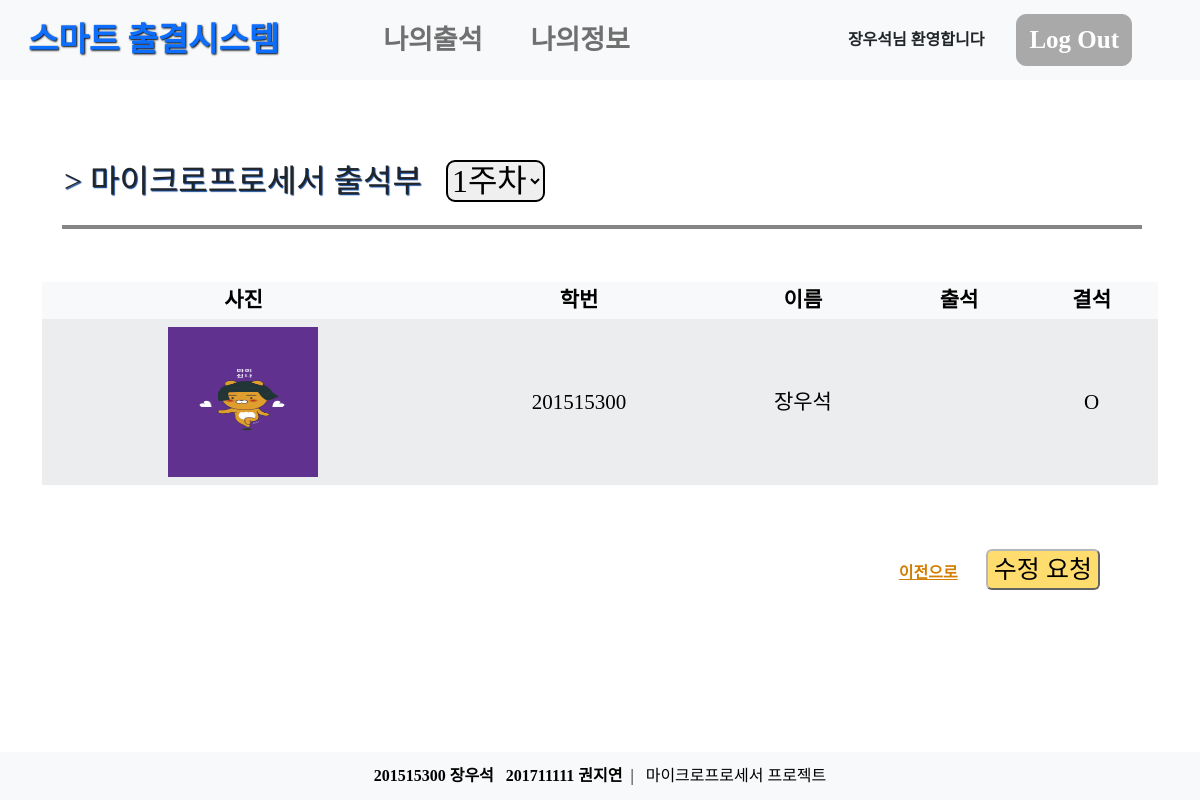
Screenshot of /student/confirm-attendance/1/1 (signed in) with the database file from the repository.
### authentication/models.py (models this page shows)
class User(AbstractUser) :
    name = models.CharField(max_length=30)
    photo = models.ImageField(upload_to='images/',blank=True,null=True)

### professor/models.py (models this page shows, shortened)
class Lecture(models.Model) :
    title = models.CharField(max_length=100)
    period = models.CharField(max_length=50)
    teacher = models.ForeignKey(User, on_delete=CASCADE, related_name="teacher_set")    #역참조 이름을 _set에서 변경(충돌 방지)

### student/models.py (models this page shows, shortened)
class Attendance(models.Model):
    CHOICES = (('yet','yet'),('attend','attend'),('absent','absent'))
    pupil = models.ForeignKey(User, on_delete=CASCADE)
    course = models.ForeignKey(Lecture, on_delete=CASCADE)
    week1 = models.CharField(max_length=100, choices=CHOICES, default='yet', blank=True, null=False)
    week2 = models.CharField(max_length=100, choices=CHOICES, default='yet', blank=True, null=False)
    week3 = models.CharField(max_length=100, choices=CHOICES, default='yet', blank=True, null=False)
    week4 = models.CharField(max_length=100, choices=CHOICES, default='yet', blank=True, null=False)

### student/views.py (the view)
# urls.py: path("confirm-attendance/<int:lecture_id>/<int:weekNum>", views.confirmAttendance, name="confirm-attendance"),
def confirmAttendance(request,lecture_id ,weekNum):
    lecture = Lecture.objects.get(id=int(lecture_id)) #강의 객체
    attend = Attendance.objects.filter(course=lecture)  #강의 객체에 연결된 출석 객체들 (pupil속성에 수강생, state에 출석현황 저장)
    context={"title":lecture.title, "attend_obj":attend, "week":weekNum}
    return render(request,"student/confirm-attendance.html",context)

### templates/student/confirm-attendance.html (shortened to what this page needs)
{% extends 'base.html' %} {% block content %}
<div class="head_title" style="font-size: 32px; margin: 5rem 4rem; text-shadow: 1px 1px 1px #084298">>
  <span>{{title}} 출석부</span>
  <select id="select_week" style="border: 2px solid;
  border-radius: 9px;
  margin-left: 1rem;">
    {% if week == 1 %}
      <option value="1" selected>1주차</option>
    {% endif %}
  </select>
</div>
<div class="container">
  <table class="table table-light table-striped" style="font-size: 21px; text-align: center">
    <thead style="font-weight: bold">
      <tr>
        <th scope="col">사진</th>
        <th scope="col">학번</th>
        <th scope="col">이름</th>
        <th scope="col">출석</th>
        <th scope="col">결석</th>
      </tr>
    </thead>
    <tbody>
      {% for attend in attend_obj %}
      {% if attend.pupil == user %}
      <tr>
        <td scope="row">
          <img src="{{attend.pupil.photo.url}}" alt="" width="150px" height="150px" />
        <td style="vertical-align: middle;">{{attend.pupil.username}}</td>
        <td style="vertical-align: middle;">{{attend.pupil.name}}</td>
        {% if week == 1 %}
           {% if attend.week1 == 'absent' %}
          <td style="vertical-align: middle;"></td>
          <td style="vertical-align: middle;">O</td>
          {% endif %}
        {% endif %}
      </tr>
      {% endif %}
      {% endfor %}
    </tbody>
  </table>
</div>
<div style="margin: 4rem 7% 0 7%; text-align: end">
  <a href="../../my-attendance" style="display: inline-block; color: #d27e04; font-weight: bold; margin-bottom: 1.5rem; margin-right: 1.5rem; text-align: center"
    >이전으로</a
  >
  <button style="font-size: 25px; background-color: #ffdc6e; border-color: #b7b7b7; border-radius: 6px; padding: 6px; margin-right: 1rem">수정 요청</button>
</div>
{% endblock content %}

### templates/base.html (shortened to what this page needs)
{% load static %}
<head>
  <link
    href="https://cdn.jsdelivr.net/npm/bootstrap@5.0.1/dist/css/bootstrap.min.css"
    rel="stylesheet"
  />
  <link rel="stylesheet" href="{% static 'init.css' %}" />
</head>
<body>
  {% if user.is_authenticated and not user.is_staff%}
  <nav class="navbar navbar-expand-lg navbar-light bg-light" style="height: 5rem; font-weight: bold; padding: 0">
    <div class="container-fluid" style="height: 100%">
      <a class="navbar-brand" href="/">스마트 출결시스템</a>
      <div class="collapse navbar-collapse" id="navbarSupportedContent" style="height: 100%">
        <ul class="navbar-nav me-auto mb-2 mb-lg-0" style="margin-left: 5rem; font-size: 21px; height: 100%">
          <li class="nav-item">
            <a class="nav-link" aria-current="page" href="{% url 'student:my-attendance' %}">나의출석</a>
          </li>
          <li class="nav-item">
            <a class="nav-link" href="{% url 'student:my-info' %}">나의정보</a>
          </li>
        </ul>
      </div>
      <span style="display: inline-block; font-size: 16px; margin-right: 2rem">{% if user.is_authenticated %}{{user.name}}님 환영합니다{% endif %}</span>
      {% if user.is_authenticated %}
      <button class="btn btn-primary" style="margin-right: 3.5rem" onclick="window.location.href='/authentication/logout'">Log Out</button>
      {% else %}
      <button class="btn btn-primary" style="margin-right: 3.5rem" onclick="window.location.href='/authentication/login'">Log In</button>
      {% endif %}
    </div>
  </nav>
  {% endif %} {% block content %} {% endblock content %}
  <footer class="footer mt-auto py-3 bg-light" style="position: absolute; width: 100%; height: 3rem; bottom: 0">
    <div class="container" style="text-align: center; font-size: 16px; color: black">
      <span style="font-weight: bold">201515300 장우석&nbsp;&nbsp; 201711111 권지연 </span><span>&nbsp;|&nbsp;&nbsp;&nbsp;마이크로프로세서 프로젝트</span>
    </div>
  </footer>
</body>

### static/init.css (style rules this page uses)
html, body, div, span, applet, object, iframe, h1, h2, h3, h4, h5, h6, p, blockquote, pre, a, abbr, acronym, address, big, cite, code, del, dfn, em, img, ins, kbd, q, s, samp, small, strike, strong, sub, sup, tt, var, b, u, i, center, dl, dt, dd, ol, ul, li, fieldset, form, label, legend, table, caption, tbody, tfoot, thead, tr, th, td, article, aside, canvas, details, embed, figure, figcaption, footer, header, hgroup, menu, nav, output, ruby, section, summary, time, mark, audio, video { margin: 0; padding: 0; border: 0; font-size: 100%; font: inherit; vertical-align: baseline; }
article, aside, details, figcaption, figure, footer, header, hgroup, menu, nav, section { display: block; }
body { line-height: 1; }
ol, ul { list-style: none; }
table { border-collapse: collapse; border-spacing: 0; }

### templates/base.html (style rules this page uses)
.navbar-brand { font-size: 33px; color: #0d6efd !important; margin-left: 1rem; text-shadow: 1px 1px 2px black; }
.nav-item { display: flex; font-size: 27px; margin-right: 2rem; align-items: center; }
.nav-link { height: 100%; width: 100%; padding: 0; display: flex; align-items: center; }
.btn-primary { font-size: 25px; background-color: #a9a9a9; border-color: #a9a9a9; border-radius: 10px; font-weight: bold; }

### templates/student/confirm-attendance.html (style rules this page uses)
.head_title::after { content: ""; width: 90%; position: absolute; height: 4px; background: #858585; left: 62px; top: 225px; }

### rows the page displays
User: name "장우석"
Lecture: title "마이크로프로세서"
Attendance: pupil.photo (picture), pupil.username "201515300", pupil.name "장우석", week1 "absent" (drawn)
